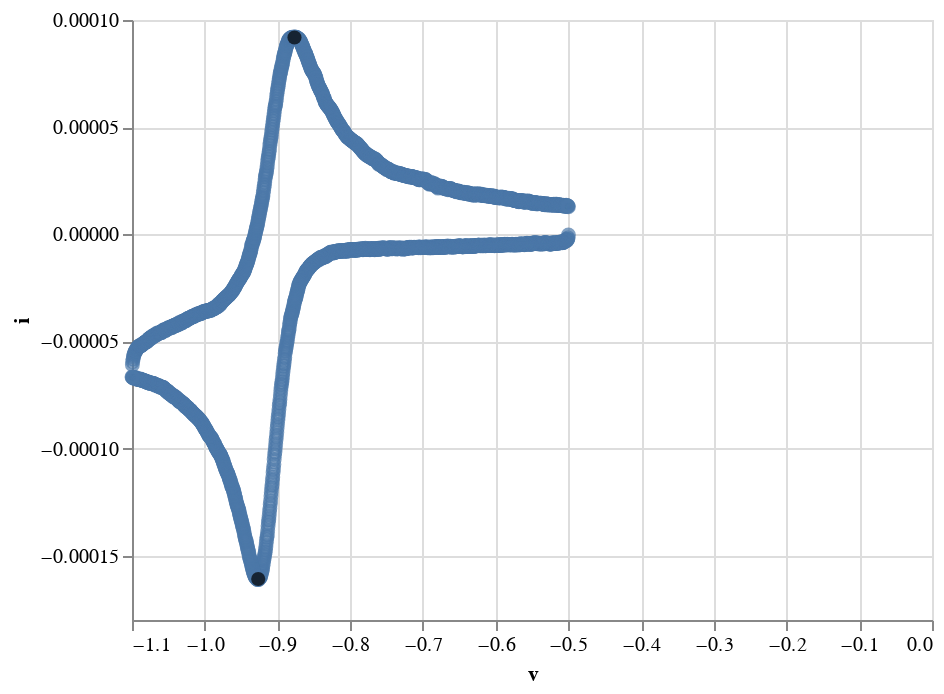

Source (notebook cell):
### Markdown cell above
##### Next, the program will grab some simple quantitative information from the graph that may be hard to do by hand or over extensive datasets

### Code cell
t,i,v = preprocessing.readFile('data/10mM_F2CA_1M_KOH_pH_14_100mV.DTA',type='gamry',scan='first')
length = len(t)
v1, v2 = v[0:int(length/2)], v[int(length/2):]
i1, i2 = i[0:int(length/2)], i[int(length/2):]
t1, t2 = t[0:int(length/2)], t[int(length/2):]

peak_list = []

_, v_peaks, i_peaks = fitting.peak_find(v1,i1,v2,i2)
b1, b2 = fitting.baseline(v1,i1,v2,i2)

for n in range(len(v_peaks)):

    peak_list.append([i_peaks[n],v_peaks[n]])



plotting.plot_voltammogram(t,i,v, peaks = peak_list).display()

plt.plot(v1,b1)
plt.plot(v1,i1)
plt.plot(v2,b2)
plt.plot(v2,i2)

### Figure 1 — Vega-Lite specification as saved in the notebook (floating-point values rounded to 4 significant figures; data arrays with more than 128 entries replaced by an {"elided": "..."} marker saying what was removed)
{"$schema": "https://vega.github.io/schema/vega-lite/v3.2.1.json", "config": {"mark": {"tooltip": null}, "view": {"height": 300, "width": 400}}, "datasets": {"data-a48cb296765e12d89984180f3823b739": {"elided": "2401 records"}, "data-be6ab2ecd56316e32c94651ac713effa": [{"i": -0.0001609, "v": -0.9264}, {"i": 9.181e-05, "v": -0.8766}]}, "layer": [{"data": {"name": "data-a48cb296765e12d89984180f3823b739"}, "encoding": {"x": {"field": "v", "type": "quantitative"}, "y": {"field": "i", "type": "quantitative"}}, "mark": "point"}, {"data": {"name": "data-be6ab2ecd56316e32c94651ac713effa"}, "encoding": {"color": {"value": "black"}, "x": {"field": "v", "type": "quantitative"}, "y": {"field": "i", "type": "quantitative"}}, "mark": {"filled": true, "size": 50, "type": "point"}}]}
